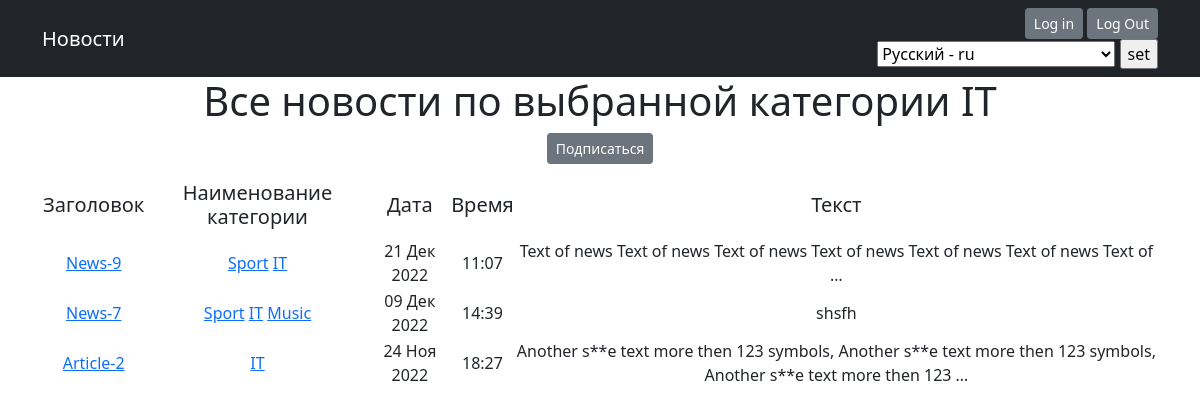
Page /news/categories/3 on the earlier database version.
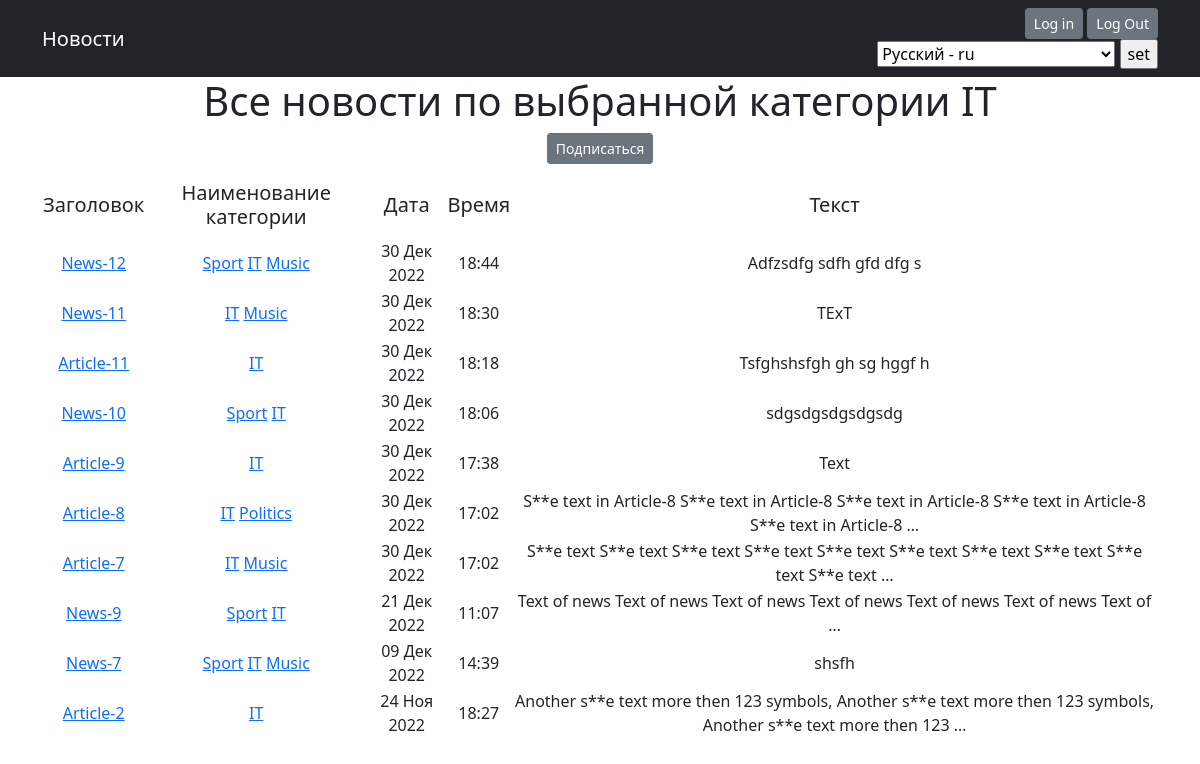
Same page on the later database version.
### news/models.py (models this page shows, shortened)
class Category(models.Model):
    name = models.CharField(max_length=127, unique=True, help_text=_('Category name'))
    subscribers = models.ManyToManyField(User, through='SubscribeCategory')
    def __str__(self):
        return f'{self.name}'

class Post(models.Model):
    authorP = models.ForeignKey(Author, on_delete=models.CASCADE)
    articles = "AR"
    news = "NW"
    CATEGORY_TYPES = [
        (articles, 'Статья'),
        (news, 'Новость')
    ]
    category_type = models.CharField(max_length=2, choices=CATEGORY_TYPES, default=news)
    time_add = models.DateTimeField(auto_now_add=True)
    post_category = models.ManyToManyField(Category, through='PostCategory')
    title = models.CharField(max_length=255)
    text = models.TextField()
    rating = models.IntegerField(default=0)
    def get_absolute_url(self):
        return reverse('news_detail', args=[str(self.id)])

### news/views.py (the view)
# urls.py: path('categories/<int:pk>', cache_page(60)(CategoryListView.as_view()), name='category_list'),
class CategoryListView(ListView):
    model = Post
    template_name = 'category_list.html'
    context_object_name = 'category_list'
    def get_queryset(self):
        self.category = get_object_or_404(Category, id=self.kwargs['pk'])
        queryset = Post.objects.filter(post_category=self.category).order_by('-time_add')
        return queryset
    def get_context_data(self, **kwargs):
        context = super().get_context_data(**kwargs)
        context['is_not_subscriber'] = self.request.user not in self.category.subscribers.all()
        context['category'] = self.category
        return context

### news/templatetags/d36_filters.py (called while the page is built)
@register.filter()
def censor(txt):
    replace_list = ['some', 'news-1']
    if not isinstance(txt, str):
        raise TypeError(f'invalid object type for censorship')
    else:
        for word in txt.split(" "):
            if word.lower() in replace_list:
                txt = txt.replace(word, f'{word[0]}{"*"*(len(word)-2)}{word[-1]}')
    return txt

### templates/category_list.html (shortened to what this page needs)
{% extends 'flatpages/default.html' %}
{% load d36_filters %}
{% load custom_tags %}
{% load i18n %}
{% block content %}
<h1>{% translate "All news on the selected category" %}
    {{ category }}
</h1>
  {% if is_not_subscriber %}
  <p class="text-center"><a href="{% url 'subscribe' category.id %}" class="btn btn-secondary btn-sm">{% translate "Subscribe" %}</a></p>
  {% endif %}
   {% if category_list %}
       <table>
           <tr>
               <td><h5>{% translate "Title" %}</h5></td>
               <td><h5>{% translate "Category" %}</h5></td>
               <td><h5>{% translate "Date" %}</h5></td>
               <td><h5>{% translate "Time" %}</h5></td>
               <td><h5>{% translate "Text" %}</h5></td>
           </tr>
           {% for n in category_list %}
           <tr>
               <td><a href="{{n.get_absolute_url}}">{{ n.title|censor }}</a></td>
               <td>{% for cat in n.post_category.all %}
                    <a href="{% url 'category_list' cat.id %}">{{ cat.name }}</a>
                    {% endfor %}
               </td>
               <td>{{ n.time_add|date:'d M Y' }}</td>
               <td>{{ n.time_add|time }}</td>
               <td>{{ n.text|truncatewords:20|censor }}</td>
           </tr>
           {% endfor %}
       </table>
   {% else %}
       <h2>{% translate "There is no news" %}</h2>
   {% endif %}
{% endblock content %}

### templates/flatpages/default.html (shortened to what this page needs)
<!DOCTYPE html>
{% load i18n %}
<html lang="en">
    <head>
        {% load static %}
        <link href="{% static 'css/styles.css' %}" rel="stylesheet" />
    </head>
    <body>
        <nav class="navbar navbar-expand-lg navbar-dark bg-dark static-top">
           <div class="container">
               <a class="navbar-brand" href="/news/"> {% translate "News" %}</a>
               <div align="right">
                <a href="/accounts/login" class="btn btn-secondary btn-sm">Log in</a>
                <a href="/accounts/logout" class="btn btn-secondary btn-sm">Log Out</a>
               <form action="{% url 'set_language' %}" method="POST"> {% csrf_token %}
                   {% get_current_language as LANGUAGE_CODE %}
                   <select name="language" id="">
                       {% get_available_languages as LANGUAGES %}
                       {% get_language_info_list for LANGUAGES as languages %}
                       {% for language in languages %}
                            <option value="{{ language.code }}" {% if language.code == LANGUAGE_CODE %} selected {% endif %}>
                                {{ language.name_local }} - {{ language.code }}
                            </option>
                       {% endfor %}
                   </select>
                   <input type="submit" value="set">
               </form>
               </div>
           </div>
        </nav>
        <div class="container">
           <div class="row">
               <div class="col-lg-12 text-center">
                   {% block content %}{% endblock content %}
               </div>
           </div>
        </div>
    </body>
</html>

Differences in the rows shown:
added Post: title|censor "News-12", time_add "30 Дек 2022", time_add "18:44", text|censor "Adfzsdfg sdfh gfd dfg s", Category (name "Sport"), Category (name "IT"), Category (name "Music")
added Post: title|censor "News-11", time_add "30 Дек 2022", time_add "18:30", text|censor "TExT", Category (name "IT"), Category (name "Music")
added Post: title|censor "Article-11", time_add "30 Дек 2022", time_add "18:18", text|censor "Tsfghshsfgh gh sg hggf h", Category (name "IT")
added Post: title|censor "News-10", time_add "30 Дек 2022", time_add "18:06", text|censor "sdgsdgsdgsdgsdg", Category (name "Sport"), Category (name "IT")
added Post: title|censor "Article-9", time_add "30 Дек 2022", time_add "17:38", text|censor "Text", Category (name "IT")
added Post: title|censor "Article-8", time_add "30 Дек 2022", time_add "17:02", text|censor "S**e text in Article-8 S**e text in Article-8 S**e text in Article-8 S**e text in Article-8 S**e text in Article-8 …", Category (name "IT")
now on this page (row unchanged): Category: name "Politics", shown under "Article-8"
added Post: title|censor "Article-7", time_add "30 Дек 2022", time_add "17:02", text|censor "S**e text S**e text S**e text S**e text S**e text S**e text S**e text S**e text S**e text S**e text …", Category (name "IT"), Category (name "Music")
